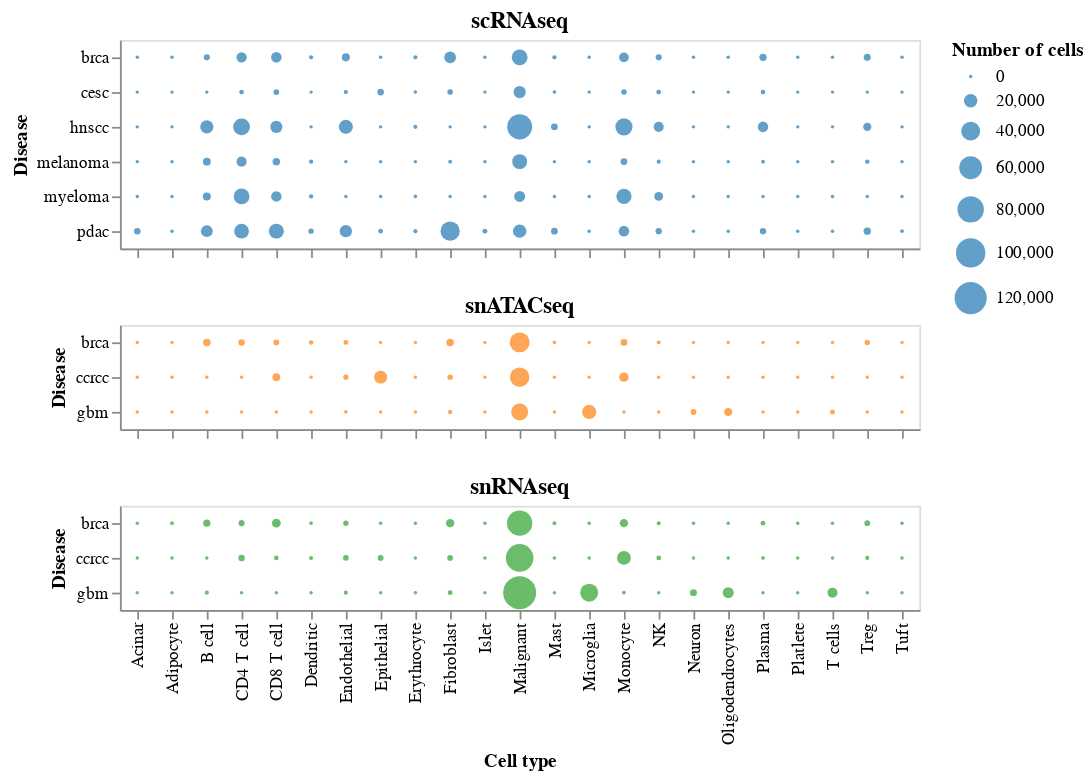

Notebook code cell kept with this figure:
### Code cell
charts = None
for i, dtype in enumerate(sorted(set(df['Data type']))):
    chart = alt.Chart(df[df['Data type']==dtype], title=dtype,
        ).mark_circle(color=sns.color_palette().as_hex()[i]).encode(
        x=alt.X('Cell type:N', axis=alt.Axis(labels=True if i==2 else False, title='Cell type' if i==2 else None)),
        y=alt.Y('Disease:N'),
        size='Number of cells')
    if charts is None:
        charts = chart
    else:
        charts = alt.vconcat(charts, chart)

charts

### Figure 1 — Vega-Lite specification as saved in the notebook (floating-point values rounded to 4 significant figures; data arrays with more than 128 entries replaced by an {"elided": "..."} marker saying what was removed)
{"config": {"view": {"continuousWidth": 400, "continuousHeight": 300}}, "vconcat": [{"vconcat": [{"data": {"name": "data-d35629d778171783c39a8b08981bc877"}, "mark": {"type": "circle", "color": "#1f77b4"}, "encoding": {"size": {"type": "quantitative", "field": "Number of cells"}, "x": {"type": "nominal", "axis": {"labels": false, "title": null}, "field": "Cell type"}, "y": {"type": "nominal", "field": "Disease"}}, "title": "scRNAseq"}, {"data": {"name": "data-1bc36edb8ee3dc599deb08832e17d560"}, "mark": {"type": "circle", "color": "#ff7f0e"}, "encoding": {"size": {"type": "quantitative", "field": "Number of cells"}, "x": {"type": "nominal", "axis": {"labels": false, "title": null}, "field": "Cell type"}, "y": {"type": "nominal", "field": "Disease"}}, "title": "snATACseq"}]}, {"data": {"name": "data-cbc9dfca43f97f9c3ed2ea5bc0a1111e"}, "mark": {"type": "circle", "color": "#2ca02c"}, "encoding": {"size": {"type": "quantitative", "field": "Number of cells"}, "x": {"type": "nominal", "axis": {"labels": true, "title": "Cell type"}, "field": "Cell type"}, "y": {"type": "nominal", "field": "Disease"}}, "title": "snRNAseq"}], "$schema": "https://vega.github.io/schema/vega-lite/v4.8.1.json", "datasets": {"data-d35629d778171783c39a8b08981bc877": {"elided": "138 records"}, "data-1bc36edb8ee3dc599deb08832e17d560": [{"Data type": "snATACseq", "Disease": "brca", "Cell type": "Acinar", "Number of cells": 0}, {"Data type": "snATACseq", "Disease": "brca", "Cell type": "Adipocyte", "Number of cells": 0}, {"Data type": "snATACseq", "Disease": "brca", "Cell type": "B cell", "Number of cells": 5179}, {"Data type": "snATACseq", "Disease": "brca", "Cell type": "CD4 T cell", "Number of cells": 3510}, {"Data type": "snATACseq", "Disease": "brca", "Cell type": "CD8 T cell", "Number of cells": 2502}, {"Data type": "snATACseq", "Disease": "brca", "Cell type": "Dendritic", "Number of cells": 976}, {"Data type": "snATACseq", "Disease": "brca", "Cell type": "Endothelial", "Number of cells": 1416}, {"Data type": "snATACseq", "Disease": "brca", "Cell type": "Epithelial", "Number of cells": 0}, {"Data type": "snATACseq", "Disease": "brca", "Cell type": "Erythrocyte", "Number of cells": 0}, {"Data type": "snATACseq", "Disease": "brca", "Cell type": "Fibroblast", "Number of cells": 5191}, {"Data type": "snATACseq", "Disease": "brca", "Cell type": "Islet", "Number of cells": 0}, {"Data type": "snATACseq", "Disease": "brca", "Cell type": "Malignant", "Number of cells": 45291}, {"Data type": "snATACseq", "Disease": "brca", "Cell type": "Mast", "Number of cells": 86}, {"Data type": "snATACseq", "Disease": "brca", "Cell type": "Microglia", "Number of cells": 0}, {"Data type": "snATACseq", "Disease": "brca", "Cell type": "Monocyte", "Number of cells": 4181}, {"Data type": "snATACseq", "Disease": "brca", "Cell type": "NK", "Number of cells": 430}, {"Data type": "snATACseq", "Disease": "brca", "Cell type": "Neuron", "Number of cells": 0}, {"Data type": "snATACseq", "Disease": "brca", "Cell type": "Oligodendrocytes", "Number of cells": 0}, {"Data type": "snATACseq", "Disease": "brca", "Cell type": "Plasma", "Number of cells": 0}, {"Data type": "snATACseq", "Disease": "brca", "Cell type": "Platlete", "Number of cells": 0}, {"Data type": "snATACseq", "Disease": "brca", "Cell type": "T cells", "Number of cells": 0}, {"Data type": "snATACseq", "Disease": "brca", "Cell type": "Treg", "Number of cells": 1917}, {"Data type": "snATACseq", "Disease": "brca", "Cell type": "Tuft", "Number of cells": 0}, {"Data type": "snATACseq", "Disease": "ccrcc", "Cell type": "Acinar", "Number of cells": 0}, {"Data type": "snATACseq", "Disease": "ccrcc", "Cell type": "Adipocyte", "Number of cells": 0}, {"Data type": "snATACseq", "Disease": "ccrcc", "Cell type": "B cell", "Number of cells": 0}, {"Data type": "snATACseq", "Disease": "ccrcc", "Cell type": "CD4 T cell", "Number of cells": 5}, {"Data type": "snATACseq", "Disease": "ccrcc", "Cell type": "CD8 T cell", "Number of cells": 5699}, {"Data type": "snATACseq", "Disease": "ccrcc", "Cell type": "Dendritic", "Number of cells": 6}, {"Data type": "snATACseq", "Disease": "ccrcc", "Cell type": "Endothelial", "Number of cells": 1745}, {"Data type": "snATACseq", "Disease": "ccrcc", "Cell type": "Epithelial", "Number of cells": 18256}, {"Data type": "snATACseq", "Disease": "ccrcc", "Cell type": "Erythrocyte", "Number of cells": 0}, {"Data type": "snATACseq", "Disease": "ccrcc", "Cell type": "Fibroblast", "Number of cells": 1994}, {"Data type": "snATACseq", "Disease": "ccrcc", "Cell type": "Islet", "Number of cells": 0}, {"Data type": "snATACseq", "Disease": "ccrcc", "Cell type": "Malignant", "Number of cells": 43116}, {"Data type": "snATACseq", "Disease": "ccrcc", "Cell type": "Mast", "Number of cells": 0}, {"Data type": "snATACseq", "Disease": "ccrcc", "Cell type": "Microglia", "Number of cells": 0}, {"Data type": "snATACseq", "Disease": "ccrcc", "Cell type": "Monocyte", "Number of cells": 9030}, {"Data type": "snATACseq", "Disease": "ccrcc", "Cell type": "NK", "Number of cells": 0}, {"Data type": "snATACseq", "Disease": "ccrcc", "Cell type": "Neuron", "Number of cells": 0}, {"Data type": "snATACseq", "Disease": "ccrcc", "Cell type": "Oligodendrocytes", "Number of cells": 0}, {"Data type": "snATACseq", "Disease": "ccrcc", "Cell type": "Plasma", "Number of cells": 0}, {"Data type": "snATACseq", "Disease": "ccrcc", "Cell type": "Platlete", "Number of cells": 0}, {"Data type": "snATACseq", "Disease": "ccrcc", "Cell type": "T cells", "Number of cells": 0}, {"Data type": "snATACseq", "Disease": "ccrcc", "Cell type": "Treg", "Number of cells": 0}, {"Data type": "snATACseq", "Disease": "ccrcc", "Cell type": "Tuft", "Number of cells": 0}, {"Data type": "snATACseq", "Disease": "gbm", "Cell type": "Acinar", "Number of cells": 0}, {"Data type": "snATACseq", "Disease": "gbm", "Cell type": "Adipocyte", "Number of cells": 0}, {"Data type": "snATACseq", "Disease": "gbm", "Cell type": "B cell", "Number of cells": 55}, {"Data type": "snATACseq", "Disease": "gbm", "Cell type": "CD4 T cell", "Number of cells": 0}, {"Data type": "snATACseq", "Disease": "gbm", "Cell type": "CD8 T cell", "Number of cells": 0}, {"Data type": "snATACseq", "Disease": "gbm", "Cell type": "Dendritic", "Number of cells": 0}, {"Data type": "snATACseq", "Disease": "gbm", "Cell type": "Endothelial", "Number of cells": 101}, {"Data type": "snATACseq", "Disease": "gbm", "Cell type": "Epithelial", "Number of cells": 0}, {"Data type": "snATACseq", "Disease": "gbm", "Cell type": "Erythrocyte", "Number of cells": 0}, {"Data type": "snATACseq", "Disease": "gbm", "Cell type": "Fibroblast", "Number of cells": 810}, {"Data type": "snATACseq", "Disease": "gbm", "Cell type": "Islet", "Number of cells": 0}, {"Data type": "snATACseq", "Disease": "gbm", "Cell type": "Malignant", "Number of cells": 32442}, {"Data type": "snATACseq", "Disease": "gbm", "Cell type": "Mast", "Number of cells": 0}, {"Data type": "snATACseq", "Disease": "gbm", "Cell type": "Microglia", "Number of cells": 22278}, {"Data type": "snATACseq", "Disease": "gbm", "Cell type": "Monocyte", "Number of cells": 0}, {"Data type": "snATACseq", "Disease": "gbm", "Cell type": "NK", "Number of cells": 0}, {"Data type": "snATACseq", "Disease": "gbm", "Cell type": "Neuron", "Number of cells": 2553}, {"Data type": "snATACseq", "Disease": "gbm", "Cell type": "Oligodendrocytes", "Number of cells": 6051}, {"Data type": "snATACseq", "Disease": "gbm", "Cell type": "Plasma", "Number of cells": 0}, {"Data type": "snATACseq", "Disease": "gbm", "Cell type": "Platlete", "Number of cells": 0}, {"Data type": "snATACseq", "Disease": "gbm", "Cell type": "T cells", "Number of cells": 1492}, {"Data type": "snATACseq", "Disease": "gbm", "Cell type": "Treg", "Number of cells": 0}, {"Data type": "snATACseq", "Disease": "gbm", "Cell type": "Tuft", "Number of cells": 0}], "data-cbc9dfca43f97f9c3ed2ea5bc0a1111e": [{"Data type": "snRNAseq", "Disease": "brca", "Cell type": "Acinar", "Number of cells": 0}, {"Data type": "snRNAseq", "Disease": "brca", "Cell type": "Adipocyte", "Number of cells": 273}, {"Data type": "snRNAseq", "Disease": "brca", "Cell type": "B cell", "Number of cells": 4651}, {"Data type": "snRNAseq", "Disease": "brca", "Cell type": "CD4 T cell", "Number of cells": 2852}, {"Data type": "snRNAseq", "Disease": "brca", "Cell type": "CD8 T cell", "Number of cells": 7593}, {"Data type": "snRNAseq", "Disease": "brca", "Cell type": "Dendritic", "Number of cells": 72}, {"Data type": "snRNAseq", "Disease": "brca", "Cell type": "Endothelial", "Number of cells": 1887}, {"Data type": "snRNAseq", "Disease": "brca", "Cell type": "Epithelial", "Number of cells": 0}, {"Data type": "snRNAseq", "Disease": "brca", "Cell type": "Erythrocyte", "Number of cells": 0}, {"Data type": "snRNAseq", "Disease": "brca", "Cell type": "Fibroblast", "Number of cells": 6710}, {"Data type": "snRNAseq", "Disease": "brca", "Cell type": "Islet", "Number of cells": 0}, {"Data type": "snRNAseq", "Disease": "brca", "Cell type": "Malignant", "Number of cells": 73958}, {"Data type": "snRNAseq", "Disease": "brca", "Cell type": "Mast", "Number of cells": 318}, {"Data type": "snRNAseq", "Disease": "brca", "Cell type": "Microglia", "Number of cells": 0}, {"Data type": "snRNAseq", "Disease": "brca", "Cell type": "Monocyte", "Number of cells": 6583}, {"Data type": "snRNAseq", "Disease": "brca", "Cell type": "NK", "Number of cells": 482}, {"Data type": "snRNAseq", "Disease": "brca", "Cell type": "Neuron", "Number of cells": 0}, {"Data type": "snRNAseq", "Disease": "brca", "Cell type": "Oligodendrocytes", "Number of cells": 0}, {"Data type": "snRNAseq", "Disease": "brca", "Cell type": "Plasma", "Number of cells": 1245}, {"Data type": "snRNAseq", "Disease": "brca", "Cell type": "Platlete", "Number of cells": 0}, {"Data type": "snRNAseq", "Disease": "brca", "Cell type": "T cells", "Number of cells": 0}, {"Data type": "snRNAseq", "Disease": "brca", "Cell type": "Treg", "Number of cells": 2378}, {"Data type": "snRNAseq", "Disease": "brca", "Cell type": "Tuft", "Number of cells": 0}, {"Data type": "snRNAseq", "Disease": "ccrcc", "Cell type": "Acinar", "Number of cells": 0}, {"Data type": "snRNAseq", "Disease": "ccrcc", "Cell type": "Adipocyte", "Number of cells": 0}, {"Data type": "snRNAseq", "Disease": "ccrcc", "Cell type": "B cell", "Number of cells": 0}, {"Data type": "snRNAseq", "Disease": "ccrcc", "Cell type": "CD4 T cell", "Number of cells": 3483}, {"Data type": "snRNAseq", "Disease": "ccrcc", "Cell type": "CD8 T cell", "Number of cells": 1046}, {"Data type": "snRNAseq", "Disease": "ccrcc", "Cell type": "Dendritic", "Number of cells": 490}, {"Data type": "snRNAseq", "Disease": "ccrcc", "Cell type": "Endothelial", "Number of cells": 2232}, {"Data type": "snRNAseq", "Disease": "ccrcc", "Cell type": "Epithelial", "Number of cells": 2679}, {"Data type": "snRNAseq", "Disease": "ccrcc", "Cell type": "Erythrocyte", "Number of cells": 0}, {"Data type": "snRNAseq", "Disease": "ccrcc", "Cell type": "Fibroblast", "Number of cells": 2477}, {"Data type": "snRNAseq", "Disease": "ccrcc", "Cell type": "Islet", "Number of cells": 0}, {"Data type": "snRNAseq", "Disease": "ccrcc", "Cell type": "Malignant", "Number of cells": 87773}, {"Data type": "snRNAseq", "Disease": "ccrcc", "Cell type": "Mast", "Number of cells": 0}, {"Data type": "snRNAseq", "Disease": "ccrcc", "Cell type": "Microglia", "Number of cells": 0}, {"Data type": "snRNAseq", "Disease": "ccrcc", "Cell type": "Monocyte", "Number of cells": 21008}, {"Data type": "snRNAseq", "Disease": "ccrcc", "Cell type": "NK", "Number of cells": 1280}, {"Data type": "snRNAseq", "Disease": "ccrcc", "Cell type": "Neuron", "Number of cells": 0}, {"Data type": "snRNAseq", "Disease": "ccrcc", "Cell type": "Oligodendrocytes", "Number of cells": 0}, {"Data type": "snRNAseq", "Disease": "ccrcc", "Cell type": "Plasma", "Number of cells": 208}, {"Data type": "snRNAseq", "Disease": "ccrcc", "Cell type": "Platlete", "Number of cells": 0}, {"Data type": "snRNAseq", "Disease": "ccrcc", "Cell type": "T cells", "Number of cells": 0}, {"Data type": "snRNAseq", "Disease": "ccrcc", "Cell type": "Treg", "Number of cells": 574}, {"Data type": "snRNAseq", "Disease": "ccrcc", "Cell type": "Tuft", "Number of cells": 0}, {"Data type": "snRNAseq", "Disease": "gbm", "Cell type": "Acinar", "Number of cells": 0}, {"Data type": "snRNAseq", "Disease": "gbm", "Cell type": "Adipocyte", "Number of cells": 0}, {"Data type": "snRNAseq", "Disease": "gbm", "Cell type": "B cell", "Number of cells": 578}, {"Data type": "snRNAseq", "Disease": "gbm", "Cell type": "CD4 T cell", "Number of cells": 0}, {"Data type": "snRNAseq", "Disease": "gbm", "Cell type": "CD8 T cell", "Number of cells": 0}, {"Data type": "snRNAseq", "Disease": "gbm", "Cell type": "Dendritic", "Number of cells": 0}, {"Data type": "snRNAseq", "Disease": "gbm", "Cell type": "Endothelial", "Number of cells": 581}, {"Data type": "snRNAseq", "Disease": "gbm", "Cell type": "Epithelial", "Number of cells": 0}, {"Data type": "snRNAseq", "Disease": "gbm", "Cell type": "Erythrocyte", "Number of cells": 0}, {"Data type": "snRNAseq", "Disease": "gbm", "Cell type": "Fibroblast", "Number of cells": 1352}, {"Data type": "snRNAseq", "Disease": "gbm", "Cell type": "Islet", "Number of cells": 0}, {"Data type": "snRNAseq", "Disease": "gbm", "Cell type": "Malignant", "Number of cells": 126354}, {"Data type": "snRNAseq", "Disease": "gbm", "Cell type": "Mast", "Number of cells": 0}, {"Data type": "snRNAseq", "Disease": "gbm", "Cell type": "Microglia", "Number of cells": 36333}, {"Data type": "snRNAseq", "Disease": "gbm", "Cell type": "Monocyte", "Number of cells": 140}, {"Data type": "snRNAseq", "Disease": "gbm", "Cell type": "NK", "Number of cells": 0}, {"Data type": "snRNAseq", "Disease": "gbm", "Cell type": "Neuron", "Number of cells": 4199}, {"Data type": "snRNAseq", "Disease": "gbm", "Cell type": "Oligodendrocytes", "Number of cells": 12842}, {"Data type": "snRNAseq", "Disease": "gbm", "Cell type": "Plasma", "Number of cells": 0}, {"Data type": "snRNAseq", "Disease": "gbm", "Cell type": "Platlete", "Number of cells": 0}, {"Data type": "snRNAseq", "Disease": "gbm", "Cell type": "T cells", "Number of cells": 10320}, {"Data type": "snRNAseq", "Disease": "gbm", "Cell type": "Treg", "Number of cells": 0}, {"Data type": "snRNAseq", "Disease": "gbm", "Cell type": "Tuft", "Number of cells": 0}]}}
